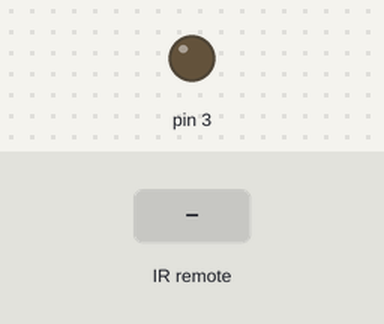
The sketch below on a simulated Arduino Uno, built with avr-gcc and run on an emulated ATmega328P. On the bench: output pins drawn as LEDs (lit = HIGH). The inputs (shaded band) are chosen by the test bench.

Above: at 1.2 s.
1.3 s: infrared code 0x00FF22DD received
At 2.1 s:
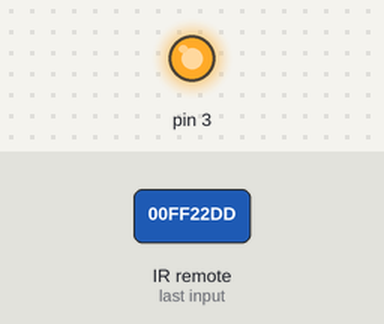
2.8 s: infrared code 0x00FF02FD received
At 3.2 s:
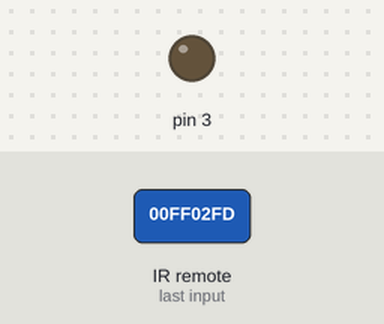
Timing chart, 0 to 5.8 s (numbered marks = the images above; inputs shaded):
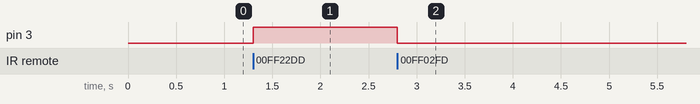

Measured:
- after the input at 1.3 s, pin 3: LOW → HIGH at once
- after the input at 2.8 s, pin 3: HIGH → LOW at once

The sketch:

remote-controlled-lamps.ino
```cpp
#include <IRremote.h>

IRrecv irrecv(6);
decode_results results;

void setup() {
	pinMode(6, INPUT);
	pinMode(3, OUTPUT);
	irrecv.enableIRIn();
}

void loop() {
	if (irrecv.decode(&results)) {
		irrecv.resume();
	}

	if (results.value == 0x00FF02FD) {
		digitalWrite(3, LOW);
	}

	if (results.value == 0x00FF22DD) {
		digitalWrite(3, HIGH);
	}
}
```
